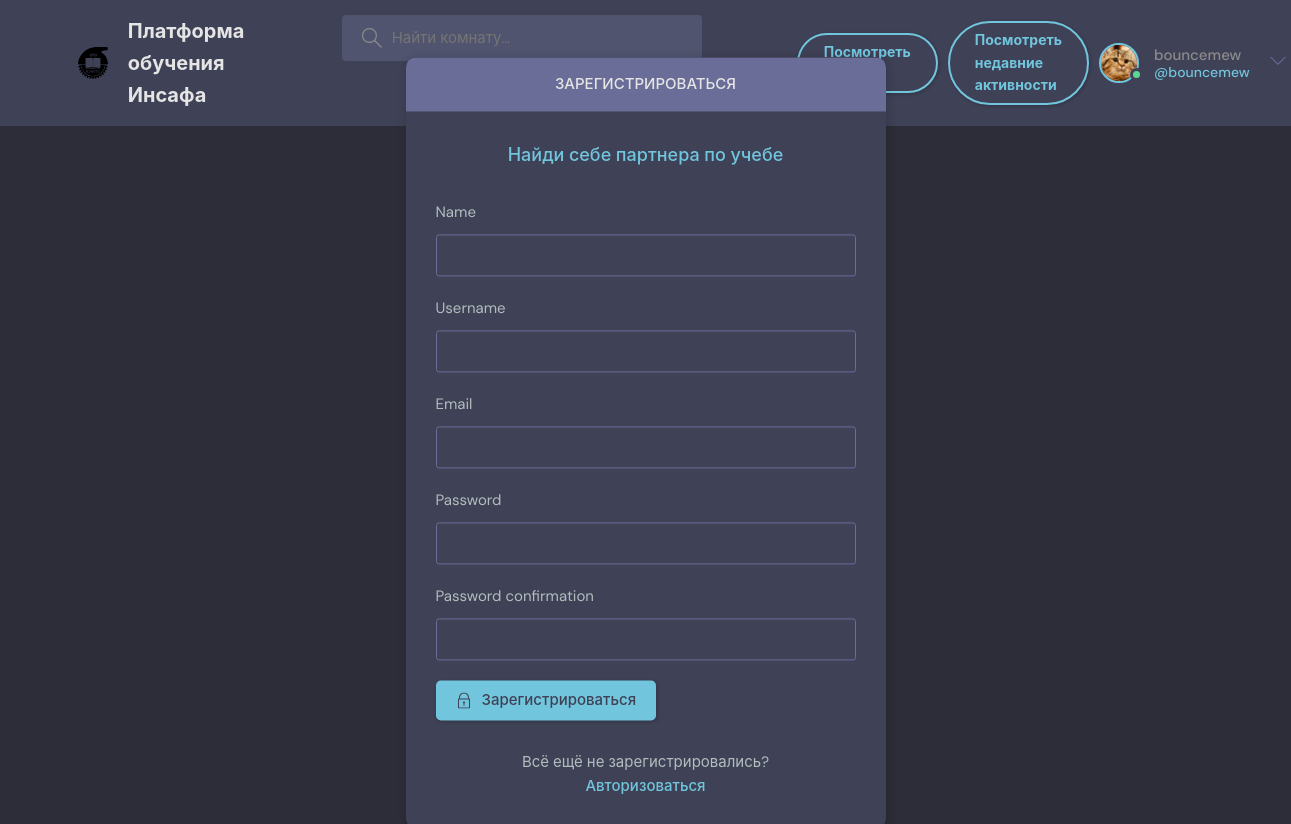
Page /register/ (signed in) on the committed database.
### base/models.py (models this page shows)
class User(AbstractUser):
    name = models.CharField(max_length=200, null=True)
    email = models.EmailField(unique=True, null=True)
    bio = models.TextField(null=True)
    avatar = models.ImageField(null=True, default='avatar.svg')
    USERNAME_FIELD = 'email'
    REQUIRED_FIELDS = []
    class Meta:
        verbose_name = 'Редактор пользователей'
        verbose_name_plural = 'Редактор пользователей'

### base/views.py (the view, shortened to what this page needs)
# urls.py: path('register/', views.register_page, name='register'),
def register_page(request):
    form = RegistrationForm()
    context = {'form': form }
    return render(request, 'base/login_register.html', context )

### base/forms.py
class RegistrationForm(UserCreationForm):
    class Meta:
        model = User
        fields = ['name', 'username', 'email', 'password1', 'password2']

### base/templates/base/login_register.html (shortened to what this page needs)
{% extends 'main.html' %}
{% block content %}
    <main class="auth layout">
      {% if page == 'login' %}
      <div class="container">
        <div class="layout__box">
          <div class="layout__boxHeader">
            <div class="layout__boxTitle">
              <h3>Авторизоваться</h3>
            </div>
          </div>
          <div class="layout__body">
            <h2 class="auth__tagline">Найди себе партнера по учебе</h2>
            <form class="form" action="" method="POST">
              {% csrf_token %}
              <div class="form__group form__group">
                <label for="room_name">Электронная почта</label>
                <input id="email" name="email" type="text" placeholder="например: sample@sample.com {{ user.email }}" />
              </div>
              <div class="form__group">
                <label for="password">Password</label>
                <input
                  id="password"
                  name="password"
                  type="password"
                  placeholder="&bull;&bull;&bull;&bull;&bull;&bull;&bull;&bull;"
                />
              </div>
              <button class="btn btn--main" type="submit">
                <svg
                  version="1.1"
                  xmlns="http://www.w3.org/2000/svg"
                  width="32"
                  height="32"
                  viewBox="0 0 32 32"
                >
                  <title>lock</title>
                  <path
                    d="M27 12h-1v-2c0-5.514-4.486-10-10-10s-10 4.486-10 10v2h-1c-0.553 0-1 0.447-1 1v18c0 0.553 0.447 1 1 1h22c0.553 0 1-0.447 1-1v-18c0-0.553-0.447-1-1-1zM8 10c0-4.411 3.589-8 8-8s8 3.589 8 8v2h-16v-2zM26 30h-20v-16h20v16z"
                  ></path>
                  <path
                    d="M15 21.694v4.306h2v-4.306c0.587-0.348 1-0.961 1-1.694 0-1.105-0.895-2-2-2s-2 0.895-2 2c0 0.732 0.413 1.345 1 1.694z"
                  ></path>
                </svg>
                Авторизоваться
              </button>
            </form>
            <div class="auth__action">
              <p>Всё ещё не зарегистрировались?</p>
              <a href="{% url 'register' %}" class="btn btn--link">Зарегистрироваться</a>
            </div>
          </div>
        </div>
      </div>
      {% else %}
      <div class="container">
        <div class="layout__box">
          <div class="layout__boxHeader">
            <div class="layout__boxTitle">
              <h3>Зарегистрироваться</h3>
            </div>
          </div>
          <div class="layout__body">
            <h2 class="auth__tagline">Найди себе партнера по учебе</h2>
            <form class="form" action="" method="POST">
              {% for field in form %}
              <div class="form__group form__group">
                <label for="room_name">{{ field.label }}</label>
                {{ field }}
              </div>
              {% endfor %}
              <button class="btn btn--main" type="submit">
                Зарегистрироваться
              </button>
            </form>
            <div class="auth__action">
              <p>Всё ещё не зарегистрировались?</p>
              <a href="{% url 'login' %}" class="btn btn--link">Авторизоваться</a>
            </div>
          </div>
        </div>
      </div>
      {% endif %}
    </main>
    {% endblock content %}

### templates/navbar.html (shortened to what this page needs)
{% load static %}
<header class="header header--loggedIn">
    <div class="container">
      <a href="{% url 'home' %}" class="header__logo">
        <img src="{% static 'images/ktk.svg' %}" />
        <h1>Платформа обучения Инсафа</h1>
      </a>
      <form class="header__search" method="GET" action="{% url 'home' %}">
        <label>
          <input name="q" placeholder="Найти комнату..." />
        </label>
      </form>
      <div class="mobile-menuItems">
        <a class="btn btn--main btn--pill" href="{% url 'topics' %}">Посмотреть темы</a>
        <a class="btn btn--main btn--pill" href="{% url 'activity' %}">Посмотреть недавние активности</a>
      <nav class="header__menu">
        {% if request.user.is_authenticated %}
        <div class="header__user">
          <a href="{% url 'update_user' %}">
            <div class="avatar avatar--medium active">
              <img src="{{ request.user.avatar.url }}" />
            </div>
            <p>{{ request.user.username }} <span>@{{ request.user.username }}</span></p>
          </a>
          <button class="dropdown-button">
            <svg version="1.1" xmlns="http://www.w3.org/2000/svg" width="32" height="32" viewBox="0 0 32 32">
              <title>chevron-down</title>
              <path d="M16 21l-13-13h-3l16 16 16-16h-3l-13 13z"></path>
            </svg>
          </button>
        </div>
        {% else %}
        <a href="{% url 'login' %}">
          <img src="{% static 'images/avatar.svg' %}"/>
          <p>Авторизоваться</p>
        </a>
        {% endif %}
      </nav>
    </div>
  </header>

### rows in the picture
User: user.avatar (picture), user.username "bouncemew"

### other values in the picture
{{ field.label }} "Name" "Username" "Email" "Password" "Password confirmation"
